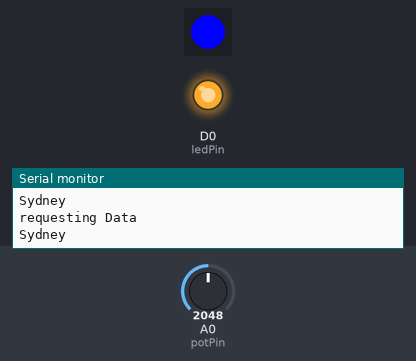
The sketch below on a simulated Particle Photon. On the bench: 1 RGB LEDs in strip order, left to right, output pins drawn as LEDs (lit = HIGH), the last lines printed to the serial monitor. The test bench sets the inputs (shaded band); at power-on: A0 (potPin) = 2048.

Above: at 0.89 s.
1.3 s: A0 (potPin) set to 2866
At 1.66 s:
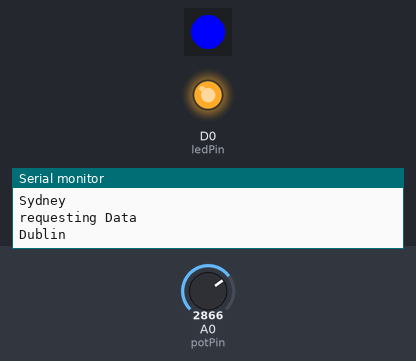
4.3 s: A0 (potPin) set to 3603
At 4.68 s:
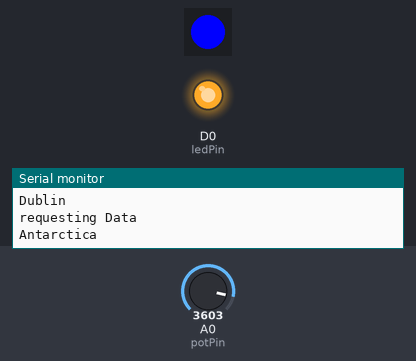
Timing chart, 0 to 7.3 s (numbered marks = the images above; inputs shaded):
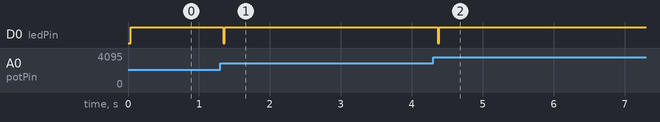

Measured:
- after the input at 1.3 s, D0 (ledPin): HIGH → LOW at once, → HIGH 0.02 s later
- after the input at 4.3 s, D0 (ledPin): HIGH → LOW after 0.07 s, → HIGH 0.02 s later

The sketch:

LED.ino
```cpp
// Define a pin we'll place an LED on
int ledPin = D0;

// Our button wired to D0
int buttonPin = D1;

// Define a pin that we'll place the pot on
int potPin = A0;

// Create a variable to hold the pot reading
int potReading = 0;

String weatherIcon = "";
double temperature = 0;
double precipProbability = 0;
double precipIntensity = 0;

// Store the last time
// the webhook was called
long lastData = 0;

bool isLoading = false;

String currentCity = "none";
int cityIndex = 0;

void setup()
{
  // Set up the LED for output
  pinMode(ledPin, OUTPUT);

  // For input, we define the
  // pushbutton as an input-pullup
  // this uses an internal pullup resistor
  // to manage consistent reads from the device

  pinMode( buttonPin , INPUT_PULLUP); // sets pin as input

  // Create a cloud variable of type integer
  // called 'dial' mapped to potReading

  Particle.variable("dial", &potReading, INT);

  Particle.subscribe("hook-response/forecast", handleForecastReceived, MY_DEVICES);

	// make the temperature values visible online
  Particle.variable("temp", &temperature, DOUBLE );
  Particle.variable("city", &currentCity, STRING );


	getData();

}

void loop()
{
	checkForRefresh();

  if( isLoading ) {
    digitalWrite( ledPin, HIGH );
    delay( 100 );
    digitalWrite( ledPin, LOW );
  }

	displayTemperature();

}

void checkForRefresh(){

  // has it been 10 minutes since we last updated
  if( lastData == 0 or lastData + 600000 < millis() )
  {
		// get data from the webhook
    getData();
		// if we're refreshing, set the time we last called the webhook to now
    lastData = millis();
  }

  // has the dial changed

    int newcityIndex = map(  analogRead( potPin ), 0, 4095, 0, 6 );
    if( newcityIndex != cityIndex ){
      getData();
    }
}


void getData()
{
  Serial.println( "requesting Data" );

  potReading = analogRead( potPin ) ;
  cityIndex = map( potReading, 0, 4095, 0, 6 );

  if( cityIndex == 0 ){
    // Pittsburgh
    currentCity = "Pittsburgh";
    Particle.publish("forecast", "40.4406,-79.9959", PRIVATE);
  }else if( cityIndex == 1 ){
    currentCity = "Phoenix";
    Particle.publish("forecast", "33.448376,-112.074036", PRIVATE);
  }else if( cityIndex == 2 ){
    currentCity = "San Francisco";
    Particle.publish("forecast", "37.7749,-122.4194", PRIVATE);
  }else if( cityIndex == 3 ){
    currentCity = "Sydney";
    Particle.publish("forecast", "-33.8688,151.2093", PRIVATE);
  }else if( cityIndex == 4 ){
    currentCity = "Dublin";
    Particle.publish("forecast", "53.3498,-6.2603", PRIVATE);
  }else if( cityIndex == 5 ){
    currentCity = "Antarctica";
    Particle.publish("forecast", "-82.8628,-135.0000", PRIVATE);
  }

  Serial.println( currentCity );


  isLoading = true;
}


void displayTemperature()
{
		// the temperature from 50-100F into the color range of 0-255
    int tCol = map( (int)(temperature), 50, 100 , 0 , 255 );
		// make sure its in that range
		// not bigger or smaller!
    tCol = constrain( tCol, 0, 255 );

		// tell the photon we want to control
		// the RGB color
    RGB.control( true );

		// map the color in.
		// if t is high so is Red
		// if t is low, blue is high
    RGB.color( tCol , 0, 255 - tCol );
}


void handleForecastReceived(const char *event, const char *data) {
  // Handle the integration response

  isLoading = false;


  String receivedStr =  String( data );
  int loc1 = 0;
  int loc2 = 0;
  int loc3 = 0;
  int loc4 = 0;

  loc1 = receivedStr.indexOf("~");

  weatherIcon = receivedStr.substring(0,loc1);

  loc2 = receivedStr.indexOf("~",loc1+1);
  temperature = (double) String(receivedStr.substring(loc1+1,loc2)).toFloat();

  loc3 = receivedStr.indexOf("~",loc2+1);
  precipProbability = (double) String(receivedStr.substring(loc2+1,loc3)).toFloat();

  loc4 = receivedStr.indexOf("~",loc3+1);
  precipIntensity = (double) String(receivedStr.indexOf(loc3+1)).toFloat();


}
```
